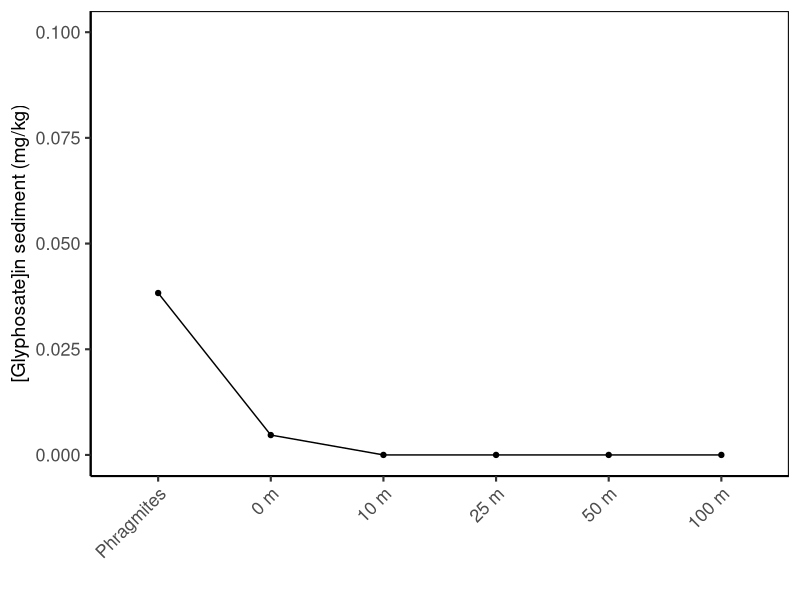
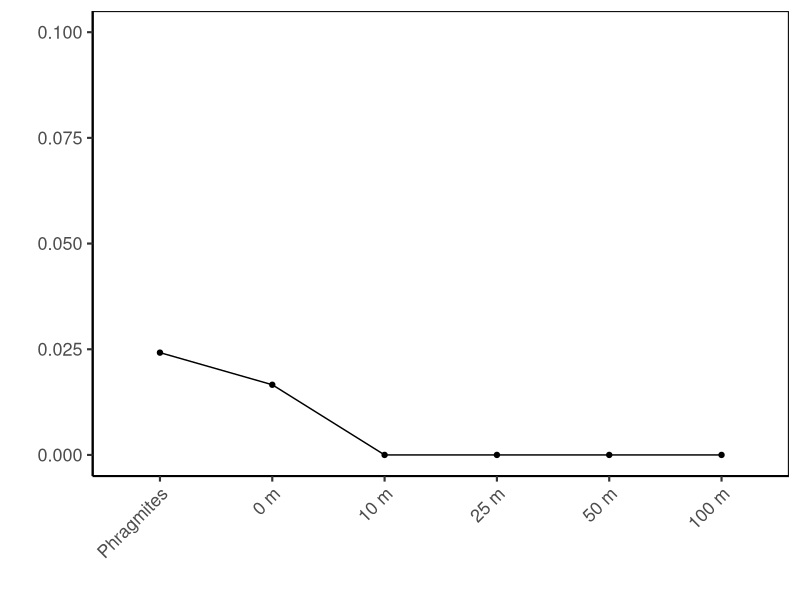
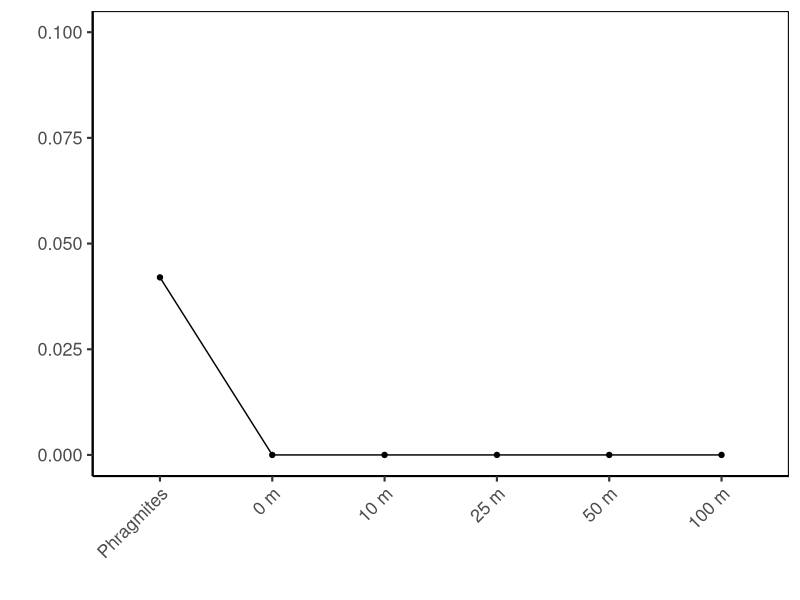
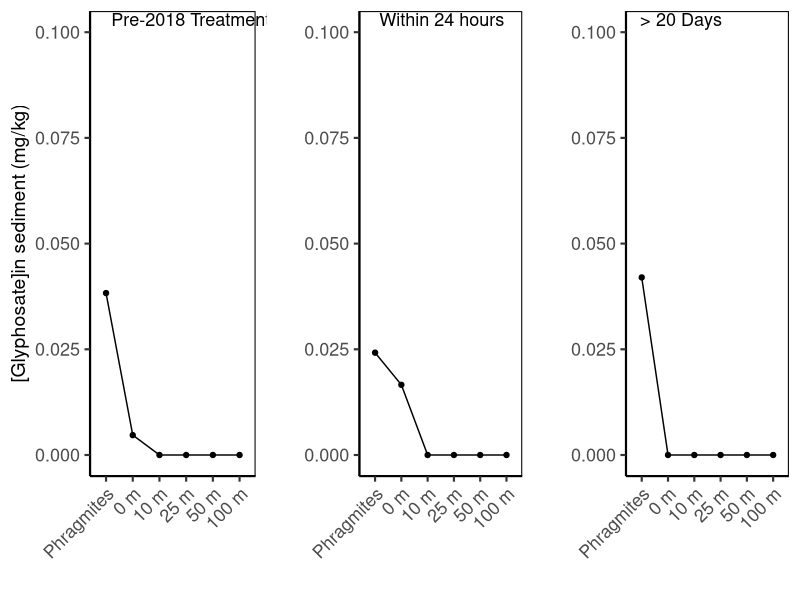
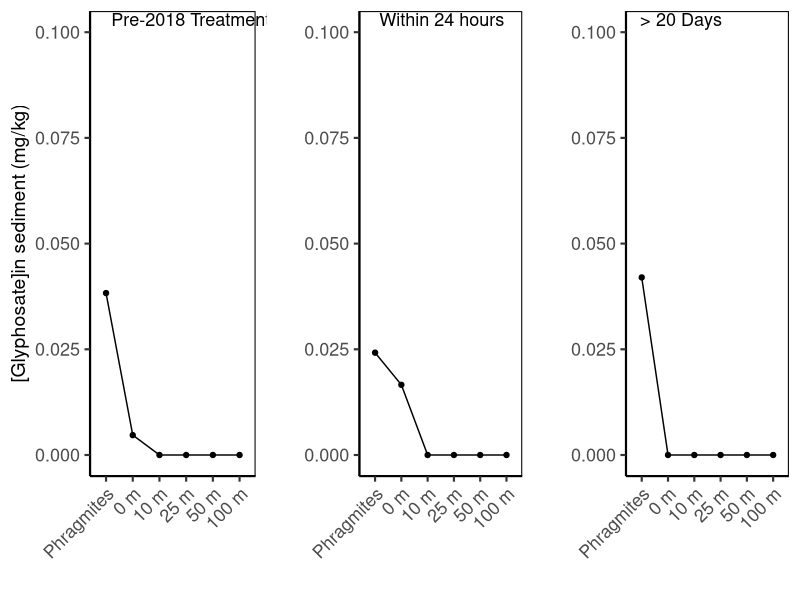

Write R code to recreate these figures, in order.


data <- read.csv("Data/2018_CrownMarsh.csv") #took the average of every pond measurement

library(tidyverse)
library(gridExtra)
library(ggpubr)


glimpse(data)
colnames(data)
unique(data$Time)

data$Year <- as.factor(data$Year)


#### Glyphosate in Water ####

### just pre-treatment data

base <- subset(data, Time == "Baseline", select = Treatment:Glyphosate)

glimpse(base)
unique(base$Time)

base$Transect <- factor(base$Transect, levels = c("Phragmites", "0 m", "10 m", "25 m", "50 m", "100 m"))

SedPre <- ggplot(data = base, aes(x = Transect, y = Glyphosate, group = 1)) +
  geom_line() +
  geom_point() +
  theme_classic(base_size = 16) +
  theme(panel.border = element_rect(fill = NA)) +
  xlab(" ") +
  ylab("[Glyphosate]in sediment (mg/kg)") +
  ylim(0.00, 0.1) +
  theme(axis.text = element_text(size = 13),
        axis.text.x = element_text(angle = 45, vjust = 1, hjust = 1),
        axis.title.y = element_text(size = 14))

SedPre

#### within 24 hours

hour24 <- subset(data, Time == "24 hour", select = Treatment:Glyphosate)

glimpse(hour24)
unique(hour24$Time)

hour24$Transect <- factor(hour24$Transect, levels = c("Phragmites", "0 m", "10 m", "25 m", "50 m", "100 m"))

Sed24 <- ggplot(data = hour24, aes(x = Transect, y = Glyphosate, group = 1)) +
  geom_line() +
  geom_point() +
  theme_classic(base_size = 16) +
  theme(panel.border = element_rect(fill = NA)) +
  xlab(" ") +
  ylab(" ") +
  ylim(0.00, 0.1) +
  theme(axis.text = element_text(size = 13),
        axis.text.x = element_text(angle = 45, vjust = 1, hjust = 1),
        axis.title.y = element_text(size = 16))

Sed24


### >20 days ###

day20 <- subset(data, Time == ">20 day", select = Treatment:Glyphosate)

glimpse(day20)
unique(day20$Time)

day20$Transect <- factor(day20$Transect, levels = c("Phragmites", "0 m", "10 m", "25 m", "50 m", "100 m"))

Sed20 <- ggplot(data = day20, aes(x = Transect, y = Glyphosate, group = 1)) +
  geom_line() +
  geom_point() +
  theme_classic(base_size = 16) +
  theme(panel.border = element_rect(fill = NA)) +
  xlab(" ") +
  ylab(" ") +
  ylim(0.00, 0.1) +
  theme(axis.text = element_text(size = 13),
        axis.text.x = element_text(angle = 45, vjust = 1, hjust = 1),
        axis.title.y = element_text(size = 16))

Sed20



##### panel #####

# Glyphosate panel

crown.marsh <- ggarrange(SedPre, Sed24, Sed20,
          ncol = 3,
          labels = c("Pre-2018 Treatment", "Within 24 hours", "> 20 Days"),
          font.label = list(size = 13, face = "plain"),
          hjust = c(-0.7,-0.9, -1.3),
          vjust = 2)
  
crown.marsh

ggsave("Figures/Crown_Sedimet_transect.tiff", crown.marsh,
       dpi = 300)
